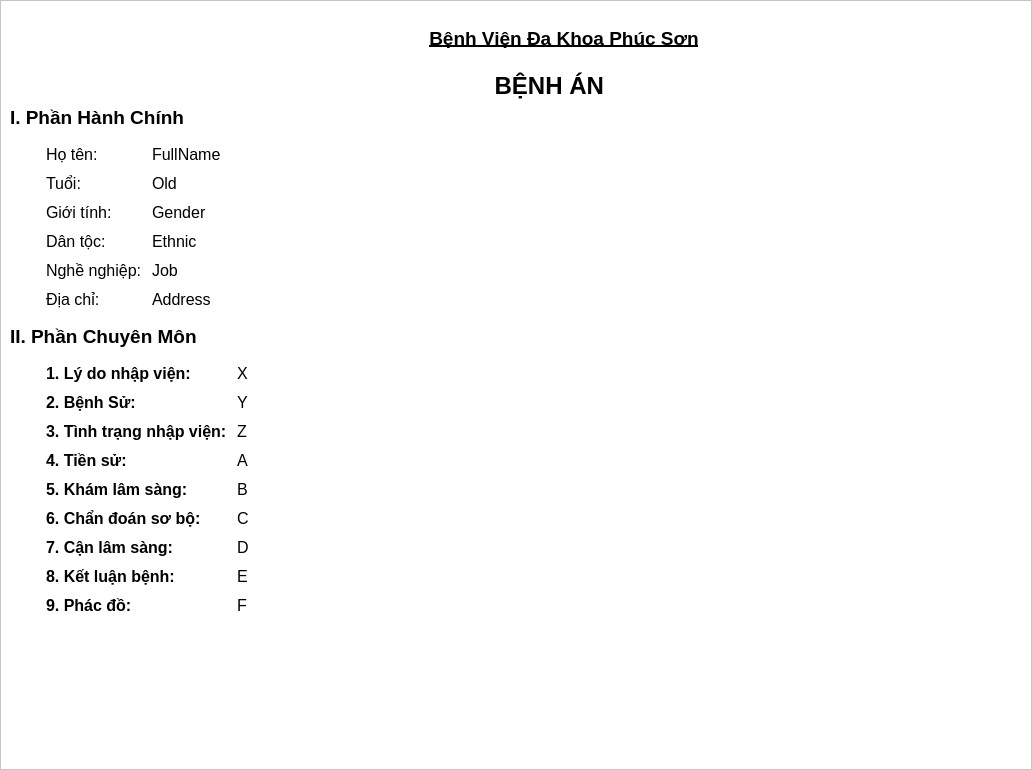
<?xml version="1.0" encoding="UTF-8"?>
<ui version="4.0">
 <class>MedicalRecordPatient</class>
 <widget class="QFrame" name="MedicalRecordPatient">
  <property name="geometry">
   <rect>
    <x>0</x>
    <y>0</y>
    <width>1032</width>
    <height>770</height>
   </rect>
  </property>
  <property name="windowTitle">
   <string>Bệnh Án - IDPatient - FullName</string>
  </property>
  <property name="windowIcon">
   <iconset>
    <normaloff>Icon/icon_system.ico</normaloff>Icon/icon_system.ico</iconset>
  </property>
  <property name="styleSheet">
   <string notr="true"/>
  </property>
  <layout class="QVBoxLayout" name="verticalLayout_2">
   <property name="spacing">
    <number>0</number>
   </property>
   <property name="leftMargin">
    <number>0</number>
   </property>
   <property name="topMargin">
    <number>0</number>
   </property>
   <property name="rightMargin">
    <number>0</number>
   </property>
   <property name="bottomMargin">
    <number>0</number>
   </property>
   <item>
    <widget class="QScrollArea" name="scrollArea">
     <property name="styleSheet">
      <string notr="true">background-color: white;
color: black;</string>
     </property>
     <property name="widgetResizable">
      <bool>true</bool>
     </property>
     <widget class="QWidget" name="scrollAreaWidgetContents">
      <property name="geometry">
       <rect>
        <x>0</x>
        <y>0</y>
        <width>1030</width>
        <height>768</height>
       </rect>
      </property>
      <layout class="QVBoxLayout" name="verticalLayout" stretch="0,0,0,2,0,5">
       <item>
        <layout class="QHBoxLayout" name="horizontalLayout_2">
         <item>
          <widget class="QLabel" name="label_2">
           <property name="minimumSize">
            <size>
             <width>90</width>
             <height>56</height>
            </size>
           </property>
           <property name="maximumSize">
            <size>
             <width>90</width>
             <height>56</height>
            </size>
           </property>
           <property name="styleSheet">
            <string notr="true">background-color: white;
color: black;</string>
           </property>
           <property name="frameShape">
            <enum>QFrame::NoFrame</enum>
           </property>
           <property name="text">
            <string/>
           </property>
           <property name="pixmap">
            <pixmap>Icon/logo_hospital_MR.png</pixmap>
           </property>
          </widget>
         </item>
         <item>
          <spacer name="horizontalSpacer_3">
           <property name="orientation">
            <enum>Qt::Horizontal</enum>
           </property>
           <property name="sizeHint" stdset="0">
            <size>
             <width>40</width>
             <height>20</height>
            </size>
           </property>
          </spacer>
         </item>
         <item>
          <widget class="QLabel" name="label_3">
           <property name="font">
            <font>
             <pointsize>14</pointsize>
             <weight>75</weight>
             <bold>true</bold>
             <underline>true</underline>
            </font>
           </property>
           <property name="styleSheet">
            <string notr="true">background-color: white;
color: black;</string>
           </property>
           <property name="text">
            <string>Bệnh Viện Đa Khoa Phúc Sơn</string>
           </property>
           <property name="alignment">
            <set>Qt::AlignCenter</set>
           </property>
          </widget>
         </item>
         <item>
          <spacer name="horizontalSpacer_4">
           <property name="orientation">
            <enum>Qt::Horizontal</enum>
           </property>
           <property name="sizeHint" stdset="0">
            <size>
             <width>40</width>
             <height>20</height>
            </size>
           </property>
          </spacer>
         </item>
        </layout>
       </item>
       <item>
        <layout class="QHBoxLayout" name="horizontalLayout_3">
         <item>
          <spacer name="horizontalSpacer_5">
           <property name="orientation">
            <enum>Qt::Horizontal</enum>
           </property>
           <property name="sizeHint" stdset="0">
            <size>
             <width>40</width>
             <height>20</height>
            </size>
           </property>
          </spacer>
         </item>
         <item>
          <widget class="QLabel" name="label_4">
           <property name="font">
            <font>
             <pointsize>18</pointsize>
             <weight>75</weight>
             <bold>true</bold>
            </font>
           </property>
           <property name="styleSheet">
            <string notr="true">background-color: white;
color: black;</string>
           </property>
           <property name="text">
            <string>          BỆNH ÁN</string>
           </property>
           <property name="alignment">
            <set>Qt::AlignCenter</set>
           </property>
          </widget>
         </item>
         <item>
          <spacer name="horizontalSpacer_6">
           <property name="orientation">
            <enum>Qt::Horizontal</enum>
           </property>
           <property name="sizeHint" stdset="0">
            <size>
             <width>40</width>
             <height>20</height>
            </size>
           </property>
          </spacer>
         </item>
        </layout>
       </item>
       <item>
        <layout class="QHBoxLayout" name="horizontalLayout">
         <item>
          <widget class="QLabel" name="label">
           <property name="font">
            <font>
             <pointsize>14</pointsize>
             <weight>75</weight>
             <bold>true</bold>
            </font>
           </property>
           <property name="styleSheet">
            <string notr="true">background-color: white;
color: black;</string>
           </property>
           <property name="text">
            <string>I. Phần Hành Chính</string>
           </property>
          </widget>
         </item>
         <item>
          <spacer name="horizontalSpacer">
           <property name="orientation">
            <enum>Qt::Horizontal</enum>
           </property>
           <property name="sizeHint" stdset="0">
            <size>
             <width>40</width>
             <height>20</height>
            </size>
           </property>
          </spacer>
         </item>
        </layout>
       </item>
       <item>
        <layout class="QHBoxLayout" name="horizontalLayout_7">
         <item>
          <widget class="QLabel" name="label_22">
           <property name="minimumSize">
            <size>
             <width>20</width>
             <height>0</height>
            </size>
           </property>
           <property name="maximumSize">
            <size>
             <width>20</width>
             <height>16777215</height>
            </size>
           </property>
           <property name="text">
            <string/>
           </property>
          </widget>
         </item>
         <item>
          <layout class="QFormLayout" name="formLayout">
           <property name="horizontalSpacing">
            <number>10</number>
           </property>
           <property name="verticalSpacing">
            <number>10</number>
           </property>
           <property name="leftMargin">
            <number>10</number>
           </property>
           <property name="topMargin">
            <number>10</number>
           </property>
           <property name="rightMargin">
            <number>10</number>
           </property>
           <property name="bottomMargin">
            <number>10</number>
           </property>
           <item row="0" column="0">
            <widget class="QLabel" name="label_9">
             <property name="font">
              <font>
               <pointsize>12</pointsize>
              </font>
             </property>
             <property name="styleSheet">
              <string notr="true">background-color: white;
color: black;</string>
             </property>
             <property name="text">
              <string>Họ tên:</string>
             </property>
            </widget>
           </item>
           <item row="0" column="1">
            <widget class="QLabel" name="txtFullName">
             <property name="font">
              <font>
               <pointsize>12</pointsize>
              </font>
             </property>
             <property name="styleSheet">
              <string notr="true">background-color: white;
color: black;</string>
             </property>
             <property name="text">
              <string>FullName</string>
             </property>
            </widget>
           </item>
           <item row="1" column="0">
            <widget class="QLabel" name="label_10">
             <property name="font">
              <font>
               <pointsize>12</pointsize>
              </font>
             </property>
             <property name="styleSheet">
              <string notr="true">background-color: white;
color: black;</string>
             </property>
             <property name="text">
              <string>Tuổi:</string>
             </property>
            </widget>
           </item>
           <item row="2" column="0">
            <widget class="QLabel" name="label_11">
             <property name="font">
              <font>
               <pointsize>12</pointsize>
              </font>
             </property>
             <property name="styleSheet">
              <string notr="true">background-color: white;
color: black;</string>
             </property>
             <property name="text">
              <string>Giới tính:</string>
             </property>
            </widget>
           </item>
           <item row="3" column="0">
            <widget class="QLabel" name="label_12">
             <property name="font">
              <font>
               <pointsize>12</pointsize>
              </font>
             </property>
             <property name="styleSheet">
              <string notr="true">background-color: white;
color: black;</string>
             </property>
             <property name="text">
              <string>Dân tộc:</string>
             </property>
            </widget>
           </item>
           <item row="4" column="0">
            <widget class="QLabel" name="label_13">
             <property name="font">
              <font>
               <pointsize>12</pointsize>
              </font>
             </property>
             <property name="styleSheet">
              <string notr="true">background-color: white;
color: black;</string>
             </property>
             <property name="text">
              <string>Nghề nghiệp:</string>
             </property>
            </widget>
           </item>
           <item row="5" column="0">
            <widget class="QLabel" name="label_15">
             <property name="font">
              <font>
               <pointsize>12</pointsize>
              </font>
             </property>
             <property name="styleSheet">
              <string notr="true">background-color: white;
color: black;</string>
             </property>
             <property name="text">
              <string>Địa chỉ:</string>
             </property>
            </widget>
           </item>
           <item row="1" column="1">
            <widget class="QLabel" name="txtOld">
             <property name="font">
              <font>
               <pointsize>12</pointsize>
              </font>
             </property>
             <property name="styleSheet">
              <string notr="true">background-color: white;
color: black;</string>
             </property>
             <property name="text">
              <string>Old</string>
             </property>
            </widget>
           </item>
           <item row="2" column="1">
            <widget class="QLabel" name="txtGender">
             <property name="font">
              <font>
               <pointsize>12</pointsize>
              </font>
             </property>
             <property name="styleSheet">
              <string notr="true">background-color: white;
color: black;</string>
             </property>
             <property name="text">
              <string>Gender</string>
             </property>
            </widget>
           </item>
           <item row="3" column="1">
            <widget class="QLabel" name="txtEthnic">
             <property name="font">
              <font>
               <pointsize>12</pointsize>
              </font>
             </property>
             <property name="styleSheet">
              <string notr="true">background-color: white;
color: black;</string>
             </property>
             <property name="text">
              <string>Ethnic</string>
             </property>
            </widget>
           </item>
           <item row="4" column="1">
            <widget class="QLabel" name="txtJob">
             <property name="font">
              <font>
               <pointsize>12</pointsize>
              </font>
             </property>
             <property name="styleSheet">
              <string notr="true">background-color: white;
color: black;</string>
             </property>
             <property name="text">
              <string>Job</string>
             </property>
            </widget>
           </item>
           <item row="5" column="1">
            <widget class="QLabel" name="txtAddress">
             <property name="font">
              <font>
               <pointsize>12</pointsize>
              </font>
             </property>
             <property name="styleSheet">
              <string notr="true">background-color: white;
color: black;</string>
             </property>
             <property name="text">
              <string>Address</string>
             </property>
             <property name="wordWrap">
              <bool>true</bool>
             </property>
            </widget>
           </item>
          </layout>
         </item>
        </layout>
       </item>
       <item>
        <layout class="QHBoxLayout" name="horizontalLayout_8">
         <item>
          <widget class="QLabel" name="label_23">
           <property name="font">
            <font>
             <pointsize>14</pointsize>
             <weight>75</weight>
             <bold>true</bold>
            </font>
           </property>
           <property name="styleSheet">
            <string notr="true">background-color: white;
color: black;</string>
           </property>
           <property name="text">
            <string>II. Phần Chuyên Môn</string>
           </property>
          </widget>
         </item>
         <item>
          <spacer name="horizontalSpacer_11">
           <property name="orientation">
            <enum>Qt::Horizontal</enum>
           </property>
           <property name="sizeHint" stdset="0">
            <size>
             <width>40</width>
             <height>20</height>
            </size>
           </property>
          </spacer>
         </item>
        </layout>
       </item>
       <item>
        <layout class="QHBoxLayout" name="horizontalLayout_9">
         <item>
          <widget class="QLabel" name="label_24">
           <property name="minimumSize">
            <size>
             <width>20</width>
             <height>0</height>
            </size>
           </property>
           <property name="maximumSize">
            <size>
             <width>20</width>
             <height>16777215</height>
            </size>
           </property>
           <property name="styleSheet">
            <string notr="true">background-color: white;
color: black;</string>
           </property>
           <property name="text">
            <string/>
           </property>
          </widget>
         </item>
         <item>
          <layout class="QFormLayout" name="formLayout_3">
           <property name="rowWrapPolicy">
            <enum>QFormLayout::DontWrapRows</enum>
           </property>
           <property name="horizontalSpacing">
            <number>10</number>
           </property>
           <property name="verticalSpacing">
            <number>10</number>
           </property>
           <property name="leftMargin">
            <number>10</number>
           </property>
           <property name="topMargin">
            <number>10</number>
           </property>
           <property name="rightMargin">
            <number>10</number>
           </property>
           <property name="bottomMargin">
            <number>10</number>
           </property>
           <item row="0" column="0">
            <widget class="QLabel" name="label_25">
             <property name="font">
              <font>
               <pointsize>12</pointsize>
               <weight>75</weight>
               <bold>true</bold>
              </font>
             </property>
             <property name="styleSheet">
              <string notr="true">background-color: white;
color: black;</string>
             </property>
             <property name="text">
              <string>1. Lý do nhập viện:</string>
             </property>
            </widget>
           </item>
           <item row="0" column="1">
            <widget class="QLabel" name="txtReasonHospitalize">
             <property name="font">
              <font>
               <pointsize>12</pointsize>
              </font>
             </property>
             <property name="styleSheet">
              <string notr="true">background-color: white;
color: black;</string>
             </property>
             <property name="text">
              <string>X</string>
             </property>
             <property name="alignment">
              <set>Qt::AlignJustify|Qt::AlignVCenter</set>
             </property>
             <property name="wordWrap">
              <bool>true</bool>
             </property>
            </widget>
           </item>
           <item row="1" column="0">
            <widget class="QLabel" name="label_27">
             <property name="minimumSize">
              <size>
               <width>0</width>
               <height>19</height>
              </size>
             </property>
             <property name="maximumSize">
              <size>
               <width>16777215</width>
               <height>19</height>
              </size>
             </property>
             <property name="font">
              <font>
               <pointsize>12</pointsize>
               <weight>75</weight>
               <bold>true</bold>
              </font>
             </property>
             <property name="styleSheet">
              <string notr="true">background-color: white;
color: black;</string>
             </property>
             <property name="text">
              <string>2. Bệnh Sử:</string>
             </property>
            </widget>
           </item>
           <item row="2" column="0">
            <widget class="QLabel" name="label_28">
             <property name="minimumSize">
              <size>
               <width>0</width>
               <height>19</height>
              </size>
             </property>
             <property name="maximumSize">
              <size>
               <width>16777215</width>
               <height>19</height>
              </size>
             </property>
             <property name="font">
              <font>
               <pointsize>12</pointsize>
               <weight>75</weight>
               <bold>true</bold>
              </font>
             </property>
             <property name="styleSheet">
              <string notr="true">background-color: white;
color: black;</string>
             </property>
             <property name="text">
              <string>3. Tình trạng nhập viện:</string>
             </property>
            </widget>
           </item>
           <item row="3" column="0">
            <widget class="QLabel" name="label_29">
             <property name="minimumSize">
              <size>
               <width>0</width>
               <height>19</height>
              </size>
             </property>
             <property name="maximumSize">
              <size>
               <width>16777215</width>
               <height>19</height>
              </size>
             </property>
             <property name="font">
              <font>
               <pointsize>12</pointsize>
               <weight>75</weight>
               <bold>true</bold>
              </font>
             </property>
             <property name="styleSheet">
              <string notr="true">background-color: white;
color: black;</string>
             </property>
             <property name="text">
              <string>4. Tiền sử:</string>
             </property>
            </widget>
           </item>
           <item row="4" column="0">
            <widget class="QLabel" name="label_30">
             <property name="minimumSize">
              <size>
               <width>0</width>
               <height>19</height>
              </size>
             </property>
             <property name="maximumSize">
              <size>
               <width>16777215</width>
               <height>19</height>
              </size>
             </property>
             <property name="font">
              <font>
               <pointsize>12</pointsize>
               <weight>75</weight>
               <bold>true</bold>
              </font>
             </property>
             <property name="styleSheet">
              <string notr="true">background-color: white;
color: black;</string>
             </property>
             <property name="text">
              <string>5. Khám lâm sàng:</string>
             </property>
            </widget>
           </item>
           <item row="5" column="0">
            <widget class="QLabel" name="label_31">
             <property name="minimumSize">
              <size>
               <width>0</width>
               <height>19</height>
              </size>
             </property>
             <property name="maximumSize">
              <size>
               <width>16777215</width>
               <height>19</height>
              </size>
             </property>
             <property name="font">
              <font>
               <pointsize>12</pointsize>
               <weight>75</weight>
               <bold>true</bold>
              </font>
             </property>
             <property name="styleSheet">
              <string notr="true">background-color: white;
color: black;</string>
             </property>
             <property name="text">
              <string>6. Chẩn đoán sơ bộ:</string>
             </property>
            </widget>
           </item>
           <item row="1" column="1">
            <widget class="QLabel" name="txtMedicalHistory">
             <property name="font">
              <font>
               <pointsize>12</pointsize>
              </font>
             </property>
             <property name="styleSheet">
              <string notr="true">background-color: white;
color: black;</string>
             </property>
             <property name="text">
              <string>Y</string>
             </property>
             <property name="alignment">
              <set>Qt::AlignJustify|Qt::AlignVCenter</set>
             </property>
             <property name="wordWrap">
              <bool>true</bool>
             </property>
            </widget>
           </item>
           <item row="2" column="1">
            <widget class="QLabel" name="txtAdmissionStatus">
             <property name="font">
              <font>
               <pointsize>12</pointsize>
              </font>
             </property>
             <property name="styleSheet">
              <string notr="true">background-color: white;
color: black;</string>
             </property>
             <property name="text">
              <string>Z</string>
             </property>
             <property name="alignment">
              <set>Qt::AlignJustify|Qt::AlignVCenter</set>
             </property>
             <property name="wordWrap">
              <bool>true</bool>
             </property>
            </widget>
           </item>
           <item row="3" column="1">
            <widget class="QLabel" name="txtPrehistoric">
             <property name="font">
              <font>
               <pointsize>12</pointsize>
              </font>
             </property>
             <property name="styleSheet">
              <string notr="true">background-color: white;
color: black;</string>
             </property>
             <property name="text">
              <string>A</string>
             </property>
             <property name="alignment">
              <set>Qt::AlignJustify|Qt::AlignVCenter</set>
             </property>
             <property name="wordWrap">
              <bool>true</bool>
             </property>
            </widget>
           </item>
           <item row="4" column="1">
            <widget class="QLabel" name="txtClinicalExamination">
             <property name="font">
              <font>
               <pointsize>12</pointsize>
              </font>
             </property>
             <property name="styleSheet">
              <string notr="true">background-color: white;
color: black;</string>
             </property>
             <property name="text">
              <string>B</string>
             </property>
             <property name="alignment">
              <set>Qt::AlignJustify|Qt::AlignVCenter</set>
             </property>
             <property name="wordWrap">
              <bool>true</bool>
             </property>
            </widget>
           </item>
           <item row="5" column="1">
            <widget class="QLabel" name="txtDiagnose">
             <property name="font">
              <font>
               <pointsize>12</pointsize>
              </font>
             </property>
             <property name="styleSheet">
              <string notr="true">background-color: white;
color: black;</string>
             </property>
             <property name="text">
              <string>C</string>
             </property>
             <property name="alignment">
              <set>Qt::AlignJustify|Qt::AlignVCenter</set>
             </property>
             <property name="wordWrap">
              <bool>true</bool>
             </property>
            </widget>
           </item>
           <item row="6" column="0">
            <widget class="QLabel" name="label_37">
             <property name="minimumSize">
              <size>
               <width>0</width>
               <height>19</height>
              </size>
             </property>
             <property name="maximumSize">
              <size>
               <width>16777215</width>
               <height>19</height>
              </size>
             </property>
             <property name="font">
              <font>
               <pointsize>12</pointsize>
               <weight>75</weight>
               <bold>true</bold>
              </font>
             </property>
             <property name="styleSheet">
              <string notr="true">background-color: white;
color: black;</string>
             </property>
             <property name="text">
              <string>7. Cận lâm sàng:</string>
             </property>
            </widget>
           </item>
           <item row="6" column="1">
            <widget class="QLabel" name="txtPreclinical">
             <property name="font">
              <font>
               <pointsize>12</pointsize>
              </font>
             </property>
             <property name="styleSheet">
              <string notr="true">background-color: white;
color: black;</string>
             </property>
             <property name="text">
              <string>D</string>
             </property>
             <property name="alignment">
              <set>Qt::AlignJustify|Qt::AlignVCenter</set>
             </property>
             <property name="wordWrap">
              <bool>true</bool>
             </property>
            </widget>
           </item>
           <item row="7" column="0">
            <widget class="QLabel" name="label_39">
             <property name="minimumSize">
              <size>
               <width>0</width>
               <height>19</height>
              </size>
             </property>
             <property name="maximumSize">
              <size>
               <width>16777215</width>
               <height>19</height>
              </size>
             </property>
             <property name="font">
              <font>
               <pointsize>12</pointsize>
               <weight>75</weight>
               <bold>true</bold>
              </font>
             </property>
             <property name="styleSheet">
              <string notr="true">background-color: white;
color: black;</string>
             </property>
             <property name="text">
              <string>8. Kết luận bệnh:</string>
             </property>
            </widget>
           </item>
           <item row="7" column="1">
            <widget class="QLabel" name="txtGeneralConclusion">
             <property name="font">
              <font>
               <pointsize>12</pointsize>
              </font>
             </property>
             <property name="styleSheet">
              <string notr="true">background-color: white;
color: black;</string>
             </property>
             <property name="text">
              <string>E</string>
             </property>
             <property name="alignment">
              <set>Qt::AlignJustify|Qt::AlignVCenter</set>
             </property>
             <property name="wordWrap">
              <bool>true</bool>
             </property>
            </widget>
           </item>
           <item row="8" column="0">
            <widget class="QLabel" name="label_41">
             <property name="minimumSize">
              <size>
               <width>0</width>
               <height>19</height>
              </size>
             </property>
             <property name="maximumSize">
              <size>
               <width>16777215</width>
               <height>19</height>
              </size>
             </property>
             <property name="font">
              <font>
               <pointsize>12</pointsize>
               <weight>75</weight>
               <bold>true</bold>
              </font>
             </property>
             <property name="styleSheet">
              <string notr="true">background-color: white;
color: black;</string>
             </property>
             <property name="text">
              <string>9. Phác đồ:</string>
             </property>
            </widget>
           </item>
           <item row="8" column="1">
            <widget class="QLabel" name="txtRegimen">
             <property name="font">
              <font>
               <pointsize>12</pointsize>
              </font>
             </property>
             <property name="styleSheet">
              <string notr="true">background-color: white;
color: black;</string>
             </property>
             <property name="text">
              <string>F</string>
             </property>
             <property name="alignment">
              <set>Qt::AlignJustify|Qt::AlignVCenter</set>
             </property>
             <property name="wordWrap">
              <bool>true</bool>
             </property>
            </widget>
           </item>
          </layout>
         </item>
        </layout>
       </item>
      </layout>
     </widget>
    </widget>
   </item>
  </layout>
 </widget>
 <resources/>
 <connections/>
</ui>
